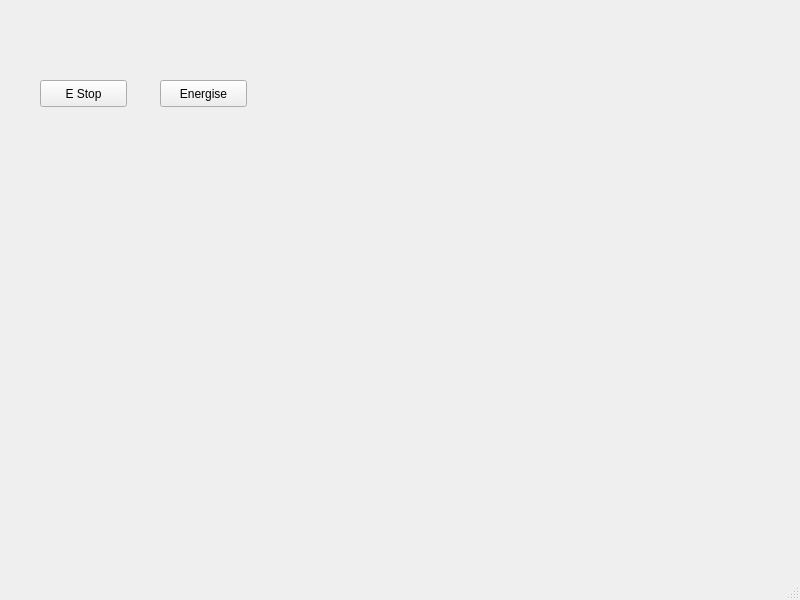
<?xml version="1.0" encoding="UTF-8"?>
<ui version="4.0">
 <class>MainWindow</class>
 <widget class="QMainWindow" name="MainWindow">
  <property name="geometry">
   <rect>
    <x>0</x>
    <y>0</y>
    <width>800</width>
    <height>600</height>
   </rect>
  </property>
  <property name="windowTitle">
   <string>MainWindow</string>
  </property>
  <widget class="QWidget" name="centralwidget">
   <widget class="QPushButton" name="estop_pb">
    <property name="geometry">
     <rect>
      <x>40</x>
      <y>80</y>
      <width>87</width>
      <height>27</height>
     </rect>
    </property>
    <property name="text">
     <string>E Stop</string>
    </property>
   </widget>
   <widget class="QPushButton" name="energise_pb">
    <property name="geometry">
     <rect>
      <x>160</x>
      <y>80</y>
      <width>87</width>
      <height>27</height>
     </rect>
    </property>
    <property name="text">
     <string>Energise</string>
    </property>
   </widget>
  </widget>
  <widget class="QMenuBar" name="menubar">
   <property name="geometry">
    <rect>
     <x>0</x>
     <y>0</y>
     <width>800</width>
     <height>24</height>
    </rect>
   </property>
  </widget>
  <widget class="QStatusBar" name="statusbar"/>
 </widget>
 <resources/>
 <connections/>
</ui>
